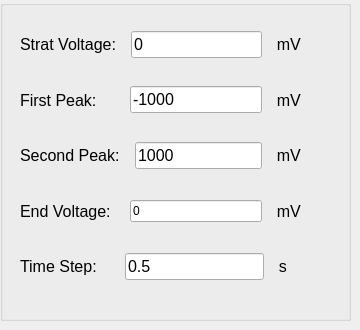
          <widget class="QWidget" name="tab">
           <attribute name="title">
            <string>Sweep Voltage</string>
           </attribute>
           <widget class="QGroupBox" name="groupBox_sweep_voltage">
            <property name="geometry">
             <rect>
              <x>0</x>
              <y>0</y>
              <width>351</width>
              <height>321</height>
             </rect>
            </property>
            <property name="title">
             <string/>
            </property>
            <widget class="QWidget" name="layoutWidget_7">
             <property name="geometry">
              <rect>
               <x>20</x>
               <y>20</y>
               <width>281</width>
               <height>271</height>
              </rect>
             </property>
             <layout class="QVBoxLayout" name="verticalLayout_7">
              <item>
               <layout class="QHBoxLayout" name="horizontalLayout_8">
                <item>
                 <widget class="QLabel" name="label_25">
                  <property name="font">
                   <font>
                    <pointsize>12</pointsize>
                   </font>
                  </property>
                  <property name="text">
                   <string>Strat Voltage:  </string>
                  </property>
                 </widget>
                </item>
                <item>
                 <widget class="QLineEdit" name="lineEdit_start_voltage">
                  <property name="font">
                   <font>
                    <pointsize>12</pointsize>
                   </font>
                  </property>
                  <property name="text">
                   <string>0</string>
                  </property>
                 </widget>
                </item>
                <item>
                 <widget class="QLabel" name="label_26">
                  <property name="font">
                   <font>
                    <pointsize>12</pointsize>
                   </font>
                  </property>
                  <property name="text">
                   <string>  mV</string>
                  </property>
                 </widget>
                </item>
               </layout>
              </item>
              <item>
               <layout class="QHBoxLayout" name="horizontalLayout_13">
                <item>
                 <widget class="QLabel" name="label_27">
                  <property name="font">
                   <font>
                    <pointsize>12</pointsize>
                   </font>
                  </property>
                  <property name="text">
                   <string>First Peak:      </string>
                  </property>
                 </widget>
                </item>
                <item>
                 <widget class="QLineEdit" name="lineEdit_first_voltage">
                  <property name="font">
                   <font>
                    <pointsize>12</pointsize>
                   </font>
                  </property>
                  <property name="text">
                   <string>-1000</string>
                  </property>
                 </widget>
                </item>
                <item>
                 <widget class="QLabel" name="label_28">
                  <property name="font">
                   <font>
                    <pointsize>12</pointsize>
                   </font>
                  </property>
                  <property name="text">
                   <string>  mV</string>
                  </property>
                 </widget>
                </item>
               </layout>
              </item>
              <item>
               <layout class="QHBoxLayout" name="horizontalLayout_14">
                <item>
                 <widget class="QLabel" name="label_29">
                  <property name="font">
                   <font>
                    <pointsize>12</pointsize>
                   </font>
                  </property>
                  <property name="text">
                   <string>Second Peak:  </string>
                  </property>
                 </widget>
                </item>
                <item>
                 <widget class="QLineEdit" name="lineEdit_second_voltage">
                  <property name="font">
                   <font>
                    <pointsize>12</pointsize>
                   </font>
                  </property>
                  <property name="text">
                   <string>1000</string>
                  </property>
                 </widget>
                </item>
                <item>
                 <widget class="QLabel" name="label_30">
                  <property name="font">
                   <font>
                    <pointsize>12</pointsize>
                   </font>
                  </property>
                  <property name="text">
                   <string>  mV</string>
                  </property>
                 </widget>
                </item>
               </layout>
              </item>
              <item>
               <layout class="QHBoxLayout" name="horizontalLayout_15">
                <item>
                 <widget class="QLabel" name="label_31">
                  <property name="font">
                   <font>
                    <pointsize>12</pointsize>
                   </font>
                  </property>
                  <property name="text">
                   <string>End Voltage:   </string>
                  </property>
                 </widget>
                </item>
                <item>
                 <widget class="QLineEdit" name="lineEdit_end_voltage">
                  <property name="text">
                   <string>0</string>
                  </property>
                 </widget>
                </item>
                <item>
                 <widget class="QLabel" name="label_40">
                  <property name="font">
                   <font>
                    <pointsize>12</pointsize>
                   </font>
                  </property>
                  <property name="text">
                   <string>  mV</string>
                  </property>
                 </widget>
                </item>
               </layout>
              </item>
              <item>
               <layout class="QHBoxLayout" name="horizontalLayout_16">
                <item>
                 <widget class="QLabel" name="label_33">
                  <property name="font">
                   <font>
                    <pointsize>12</pointsize>
                   </font>
                  </property>
                  <property name="text">
                   <string>Time Step:     </string>
                  </property>
                 </widget>
                </item>
                <item>
                 <widget class="QLineEdit" name="lineEdit_voltage_time_measurements">
                  <property name="font">
                   <font>
                    <pointsize>12</pointsize>
                   </font>
                  </property>
                  <property name="text">
                   <string>0.5</string>
                  </property>
                 </widget>
                </item>
                <item>
                 <widget class="QLabel" name="label_34">
                  <property name="font">
                   <font>
                    <pointsize>12</pointsize>
                   </font>
                  </property>
                  <property name="text">
                   <string>  s   </string>
                  </property>
                 </widget>
                </item>
               </layout>
              </item>
             </layout>
            </widget>
           </widget>
          </widget>
